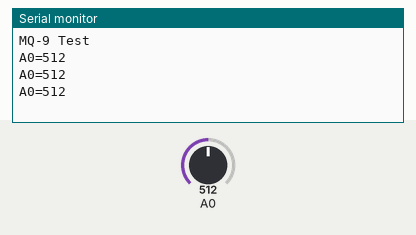
This sketch was run on a simulated Arduino Uno, built with avr-gcc and run on an emulated ATmega328P. Parts: the last lines printed to the serial monitor. The inputs (shaded band) are chosen by the test bench; at power-on: A0 = 512.

Above: at 1.3 s.
1.4 s: A0 set to 716
At 1.9 s:
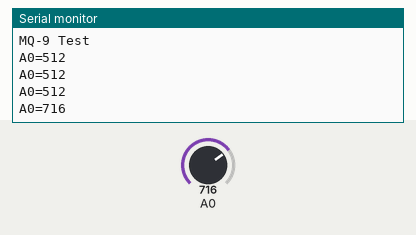
2.9 s: A0 set to 900
At 3.4 s:
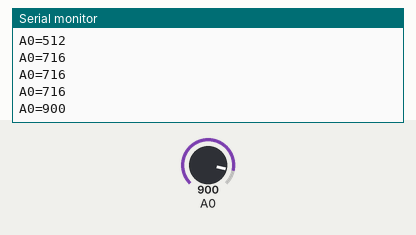
Timing chart, 0 to 5.9 s (numbered marks = the images above; inputs shaded):
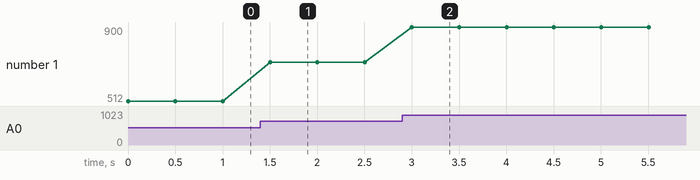

The sketch:

sketch_SimpleGas.ino
```cpp
void setup() {
  Serial.begin(115200);
  Serial.println("MQ-9 Test");
  pinMode(A0,INPUT);
}

void loop() {

  Serial.println("A0="+String(analogRead(A0)));
  delay(500);
}
```

Measured:
- after the input at 1.4 s, the serial monitor: prints a new line after 0.10 s (image 1)
- after the input at 2.9 s, the serial monitor: prints a new line after 0.10 s (image 2)
- plotted number 1: 512 → 716 after the input at 1.4 s, 716 → 900 after the input at 2.9 s
